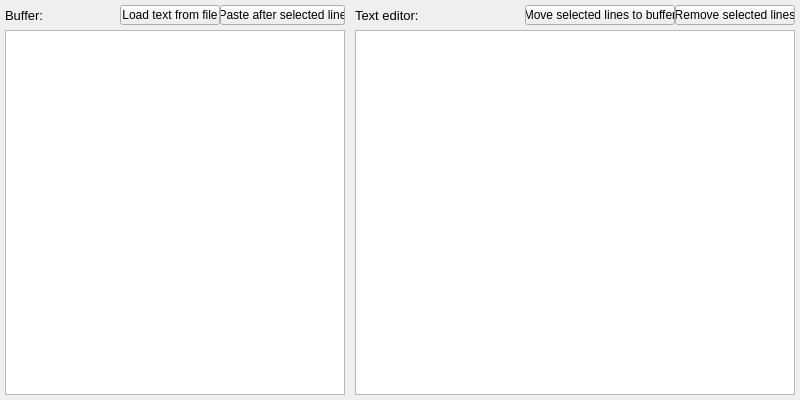
<?xml version="1.0" encoding="UTF-8"?>
<ui version="4.0">
 <class>MainWindow</class>
 <widget class="QMainWindow" name="MainWindow">
  <property name="geometry">
   <rect>
    <x>0</x>
    <y>0</y>
    <width>800</width>
    <height>400</height>
   </rect>
  </property>
  <property name="sizePolicy">
   <sizepolicy hsizetype="Preferred" vsizetype="Preferred">
    <horstretch>0</horstretch>
    <verstretch>0</verstretch>
   </sizepolicy>
  </property>
  <property name="windowTitle">
   <string>Simple text editor with buffer</string>
  </property>
  <widget class="QWidget" name="centralwidget">
   <property name="sizePolicy">
    <sizepolicy hsizetype="Preferred" vsizetype="Preferred">
     <horstretch>0</horstretch>
     <verstretch>0</verstretch>
    </sizepolicy>
   </property>
   <widget class="QListWidget" name="textEditor">
    <property name="geometry">
     <rect>
      <x>355</x>
      <y>30</y>
      <width>440</width>
      <height>365</height>
     </rect>
    </property>
    <property name="focusPolicy">
     <enum>Qt::NoFocus</enum>
    </property>
   </widget>
   <widget class="QPushButton" name="loadFileTextButton">
    <property name="geometry">
     <rect>
      <x>120</x>
      <y>5</y>
      <width>100</width>
      <height>20</height>
     </rect>
    </property>
    <property name="text">
     <string>Load text from file</string>
    </property>
   </widget>
   <widget class="QPushButton" name="pasteAfterLineButton">
    <property name="geometry">
     <rect>
      <x>220</x>
      <y>5</y>
      <width>125</width>
      <height>20</height>
     </rect>
    </property>
    <property name="text">
     <string>Paste after selected line</string>
    </property>
   </widget>
   <widget class="QTextEdit" name="bufferEdit">
    <property name="geometry">
     <rect>
      <x>5</x>
      <y>30</y>
      <width>340</width>
      <height>365</height>
     </rect>
    </property>
   </widget>
   <widget class="QLabel" name="label1">
    <property name="geometry">
     <rect>
      <x>5</x>
      <y>5</y>
      <width>40</width>
      <height>20</height>
     </rect>
    </property>
    <property name="font">
     <font>
      <pointsize>10</pointsize>
     </font>
    </property>
    <property name="text">
     <string>Buffer:</string>
    </property>
    <property name="textFormat">
     <enum>Qt::AutoText</enum>
    </property>
    <property name="scaledContents">
     <bool>false</bool>
    </property>
   </widget>
   <widget class="QLabel" name="label2">
    <property name="geometry">
     <rect>
      <x>355</x>
      <y>5</y>
      <width>70</width>
      <height>20</height>
     </rect>
    </property>
    <property name="font">
     <font>
      <pointsize>10</pointsize>
     </font>
    </property>
    <property name="text">
     <string>Text editor:</string>
    </property>
    <property name="textFormat">
     <enum>Qt::AutoText</enum>
    </property>
    <property name="scaledContents">
     <bool>false</bool>
    </property>
   </widget>
   <widget class="QPushButton" name="moveSelectedToBufferButton">
    <property name="geometry">
     <rect>
      <x>525</x>
      <y>5</y>
      <width>150</width>
      <height>20</height>
     </rect>
    </property>
    <property name="text">
     <string>Move selected lines to buffer</string>
    </property>
   </widget>
   <widget class="QPushButton" name="removeSelectedButton">
    <property name="geometry">
     <rect>
      <x>675</x>
      <y>5</y>
      <width>120</width>
      <height>20</height>
     </rect>
    </property>
    <property name="text">
     <string>Remove selected lines</string>
    </property>
   </widget>
  </widget>
 </widget>
 <resources/>
 <connections/>
</ui>
